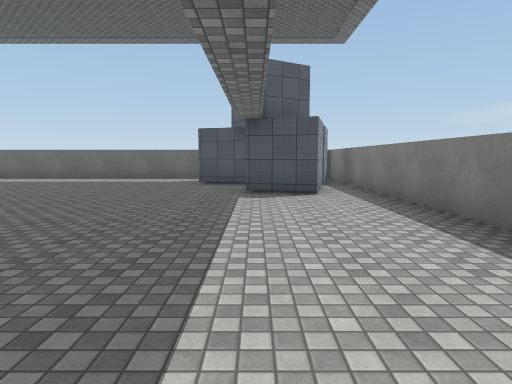
view 1 (above)

24 first-person views from a walk through a scene from a Unity 3-D project. The camera is 1.5 m above the floor, tilts 6° down and sees 75° across. The floor is counted in squares, 2 m on a side. Each view is taken from the middle of a square. On the plan, view 1 faces up. The plan holds only what a view shows up to about 11 squares ahead; the rest is blank. Some animated figures are not drawn. Surface patterns are stand-ins for the level's own textures.

view 2
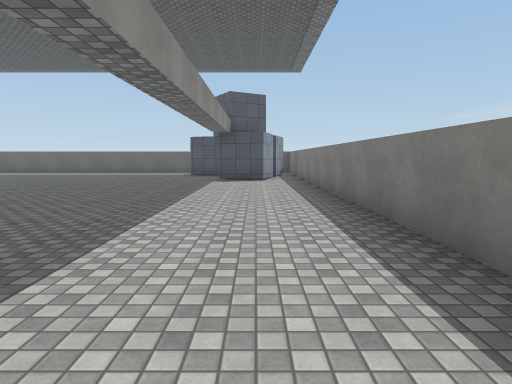

view 3
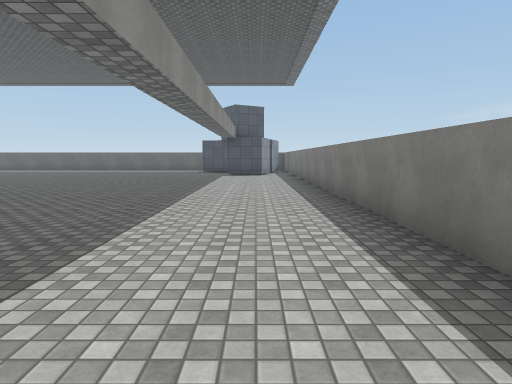

view 4
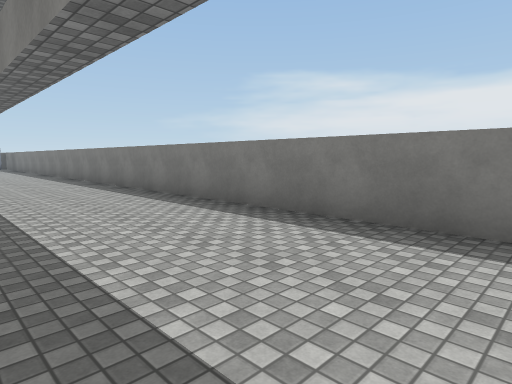

view 5
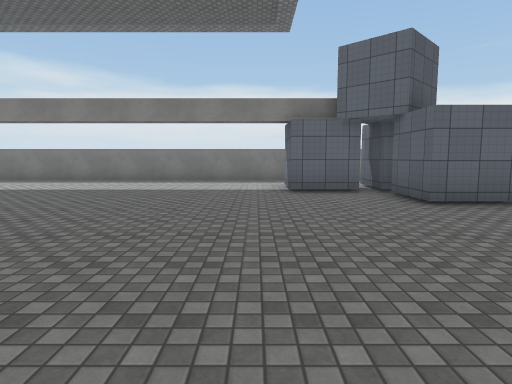

view 6
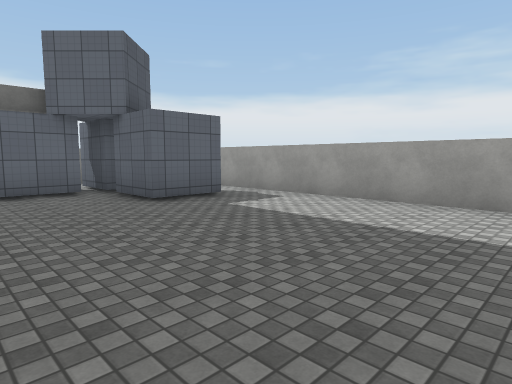

view 7
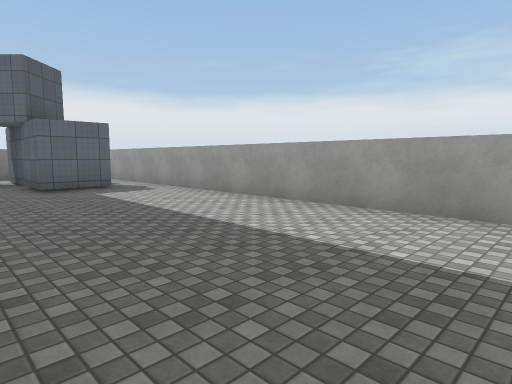

view 8
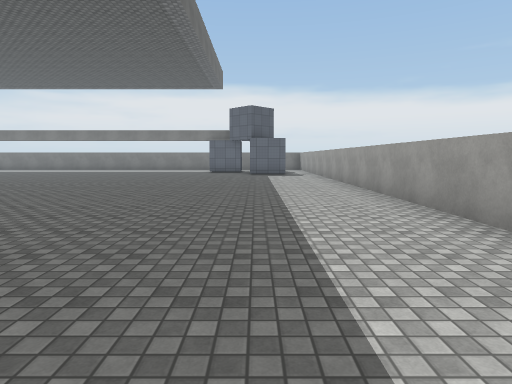

view 9
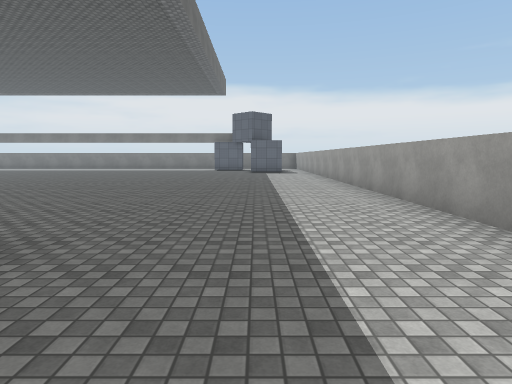

view 10
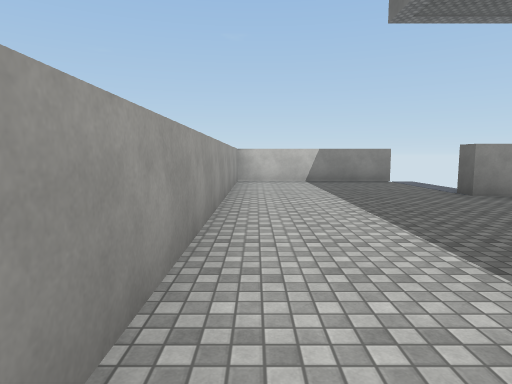

view 11
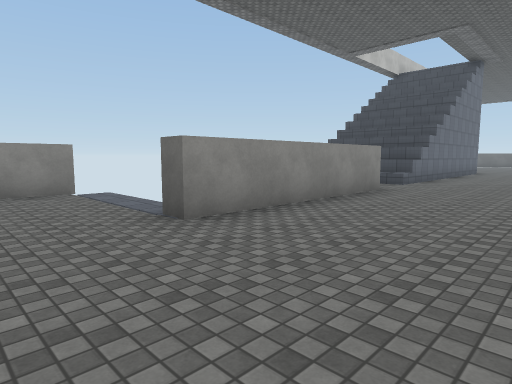

view 12
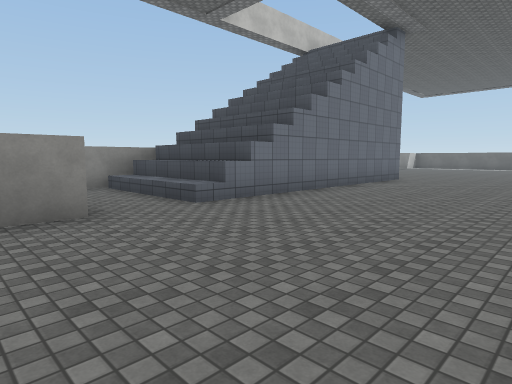

view 13
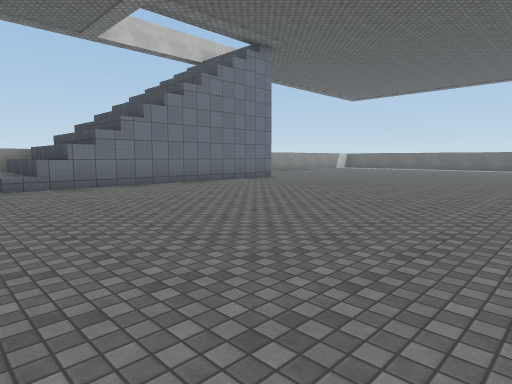

view 14
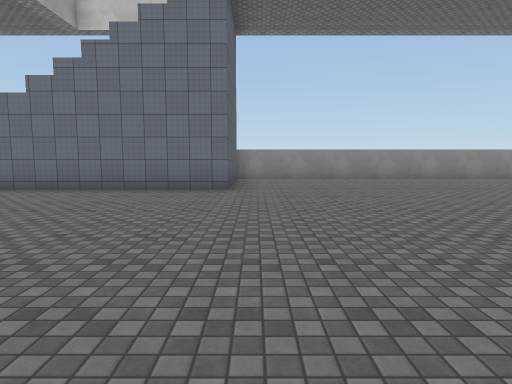

view 15
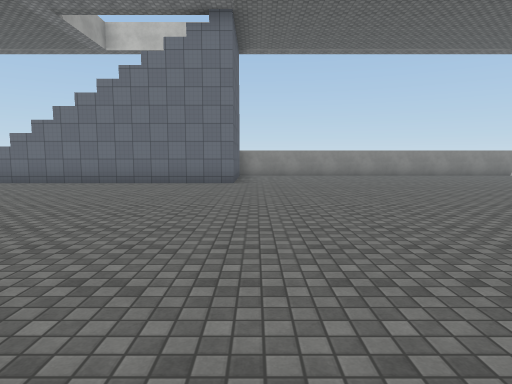

view 16
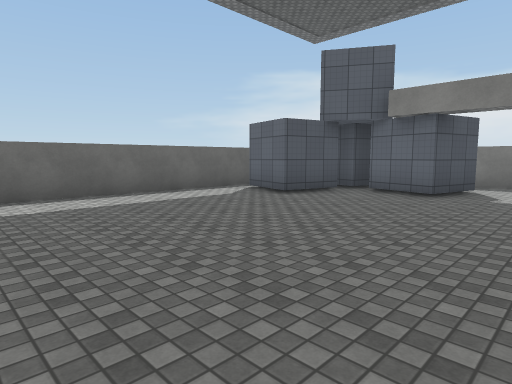

view 17
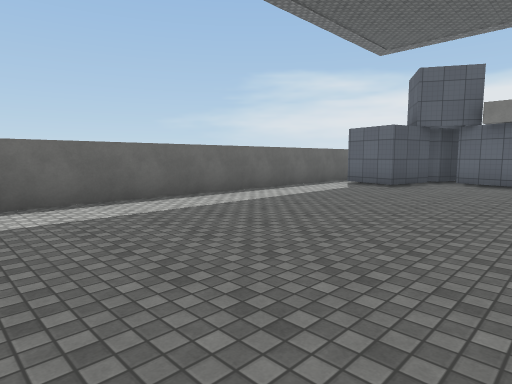

view 18
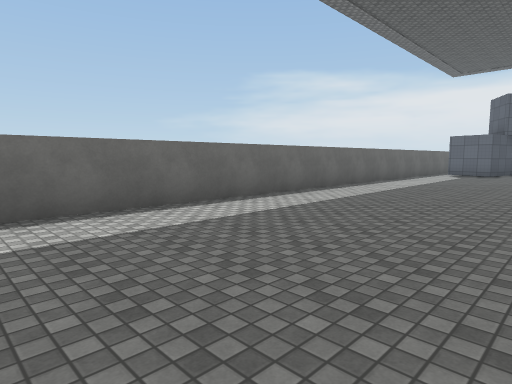

view 19
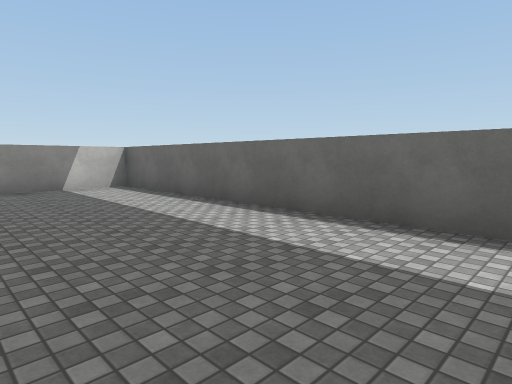

view 20
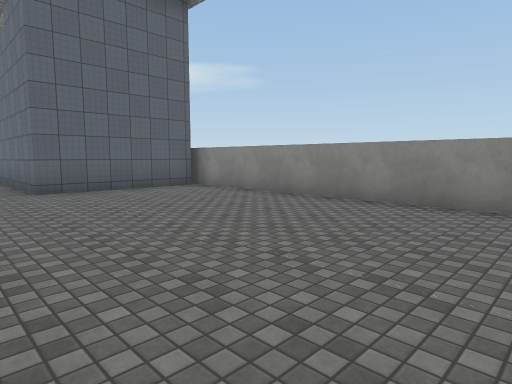

view 21
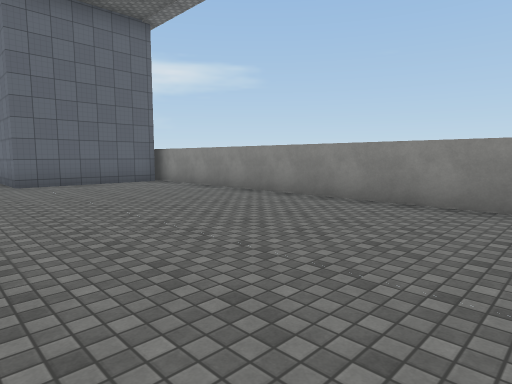

view 22
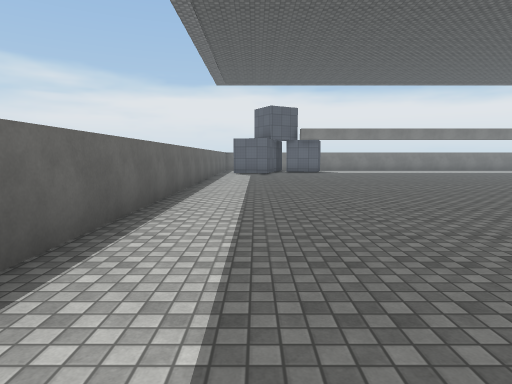

view 23
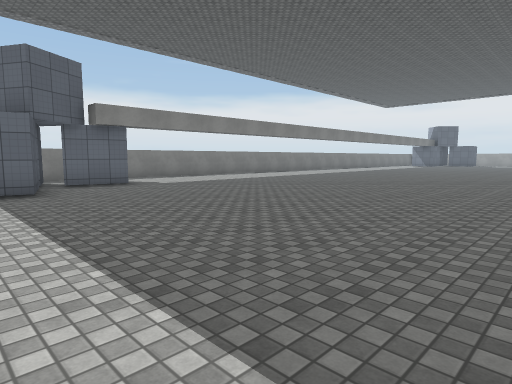

view 24
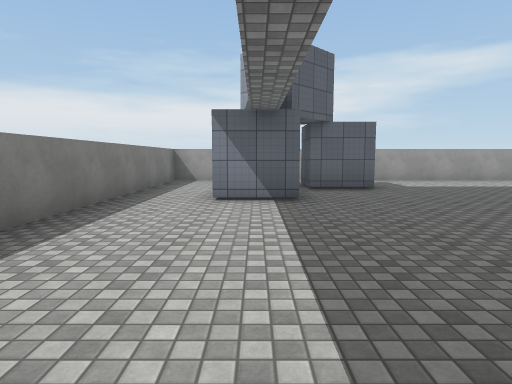

### Floor plan
Points are (right, up) in squares from view 1. A wall is a line through its corners. A room is listed if a view was taken in it or the views show most of it. See-through windows are left out.
Room 1 (views 1, 2, 3, 4, 5, 6, 7, 8, 9, 10, 11, 12, 13, 14, 15, 16, 17, 18, 19, 20, 21, 22, 23, 24)
walls: (-16.5, -7.6) (-20.4, -7.6) (-20.4, -9.4); (-16.5, -8.2) (-20.2, -8.2); (-16.5, -10.5) (-16.5, -15.8) (-17, -15.8); (-20.2, -0.6) (-16.5, -0.6) (-16.5, -8.8); (-0.8, -17.4) (-0.8, -15.8) (0.8, -15.8); (-0.9, -17.8) (0.8, -17.8); (-2.8, -19.4) (-2.8, -17.8) (-1.3, -17.8) (-1.3, -19.2); (-20.4, -15.8) (-20.4, -20.6) (-1.4, -20.6); (-0.1, 9.1) (-1.6, 9.5) (-1.2, 11); (1.6, 8.1) (1.2, 6.7) (-0.2, 7.1) (0.2, 8.5); (-0.4, -20.6) (2.6, -20.6) (2.6, 10.9); (2.1, 10.1) (1.8, 8.6) (0.3, 9) (0.5, 9.6); (0, 11.7) (-20.4, 11.7) (-20.4, -1.1)
low walls: (-16.5, -8.8) (-18.5, -8.8)
ways out: opening at (-2, -20) to room 2; opening at (-1, -18.5) to room 2; gap at (-21, -16)
Room 2 (no view inside)
walls: (-1.4, -20.6) (-0.4, -20.6)
ways out: opening at (-2, -20) to room 1; opening at (-1, -18.5) to room 1

Positions as (right, up) in squares from view 1, and headings:
1: (0, 0), facing up
2: (1, -4), facing up
3: (1, -7), facing up
4: (-1, -13), facing up-right
5: (-8, -15), facing right
6: (-8, -15), facing down-right
7: (-11, -16), facing down-right
8: (-17, -18), facing right
9: (-19, -18), facing right
10: (-10, -20), facing left
11: (-13, -18), facing up-left
12: (-12, -12), facing up-left
13: (-8, -10), facing up-left
14: (-9, 0), facing left
15: (-7, 0), facing left
16: (-7, 5), facing up-right
17: (-10, 6), facing up-right
18: (-16, 7), facing up-right
19: (-12, 8), facing up-left
20: (-15, 7), facing down-left
21: (-15, 9), facing down-left
22: (-16, 10), facing right
23: (-9, 11), facing down-right
24: (0, -10), facing down
